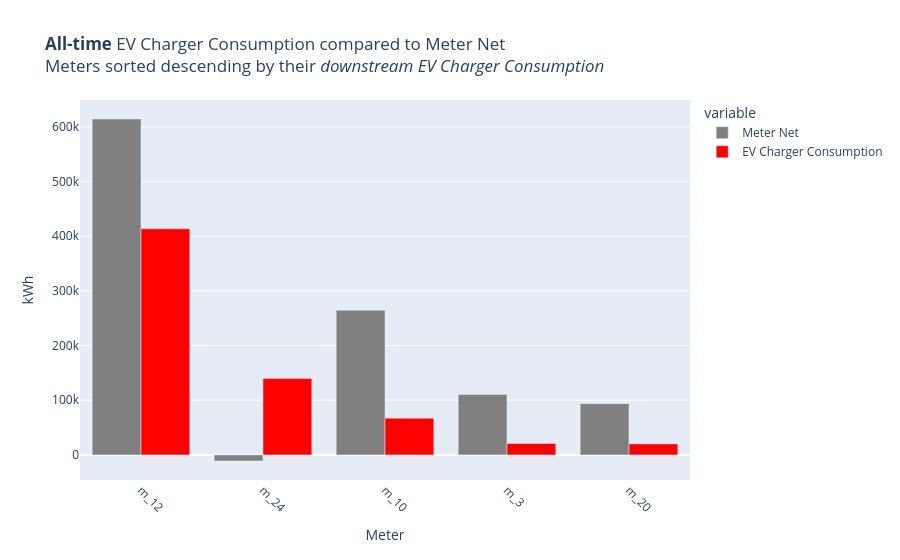

Notebook code for this chart:
### Code cell
# Plot per-Meter EVCharger consumption alongside Meter's Net flow, sorted by the former descending.
fig = px.bar(
    meter_combined_data.sort_values(by="EV Charger Consumption", ascending=False),
    x="meter_id",
    y=["Meter Net", "EV Charger Consumption"],
    labels={"value": "kWh", "meter_id": "Meter"},
    barmode="group",
    color_discrete_map={"Meter Net": "gray", "EV Charger Consumption": "red"},
    title="<b>All-time</b> EV Charger Consumption compared to Meter Net<br>Meters sorted descending by their <i>downstream EV Charger Consumption</i>",
)
fig.update_xaxes(tickangle=45)
fig.show()

### Figure 1 — Plotly figure (JSON) as saved in the notebook; plotly's stock layout.template omitted (floating-point values rounded to 4 significant figures)
{"data": [{"alignmentgroup": "True", "hovertemplate": "variable=Meter Net<br>Meter=%{x}<br>kWh=%{y}<extra></extra>", "legendgroup": "Meter Net", "marker": {"color": "gray", "pattern": {"shape": ""}}, "name": "Meter Net", "offsetgroup": "Meter Net", "orientation": "v", "showlegend": true, "textposition": "auto", "type": "bar", "x": ["m_12", "m_24", "m_10", "m_3", "m_20"], "xaxis": "x", "y": [614300.0, -11140.0, 264600.0, 110500.0, 93660.0], "yaxis": "y"}, {"alignmentgroup": "True", "hovertemplate": "variable=EV Charger Consumption<br>Meter=%{x}<br>kWh=%{y}<extra></extra>", "legendgroup": "EV Charger Consumption", "marker": {"color": "red", "pattern": {"shape": ""}}, "name": "EV Charger Consumption", "offsetgroup": "EV Charger Consumption", "orientation": "v", "showlegend": true, "textposition": "auto", "type": "bar", "x": ["m_12", "m_24", "m_10", "m_3", "m_20"], "xaxis": "x", "y": [413500.0, 139700.0, 67080.0, 20770.0, 20130.0], "yaxis": "y"}], "layout": {"barmode": "group", "legend": {"title": {"text": "variable"}, "tracegroupgap": 0}, "title": {"text": "<b>All-time</b> EV Charger Consumption compared to Meter Net<br>Meters sorted descending by their <i>downstream EV Charger Consumption</i>"}, "xaxis": {"anchor": "y", "domain": [0.0, 1.0], "tickangle": 45, "title": {"text": "Meter"}}, "yaxis": {"anchor": "x", "domain": [0.0, 1.0], "title": {"text": "kWh"}}}}
